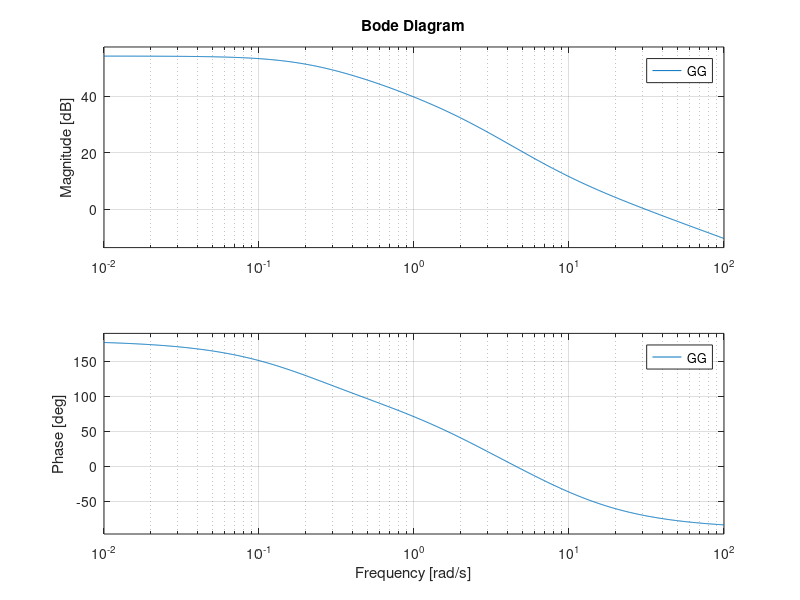
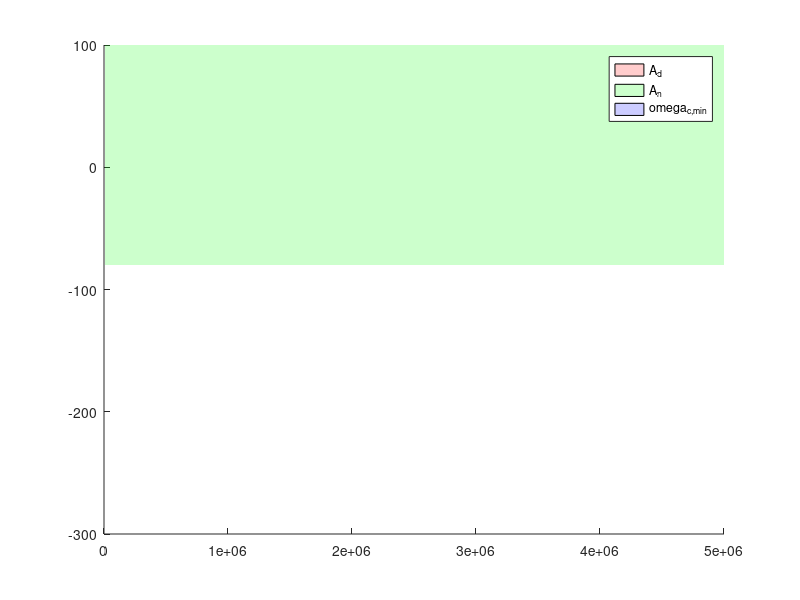

MATLAB code to generate these figures, in order: (Note: this script raises an error after producing the figures.)
%% Progetto Controlli Automatici T B1
% Barone Leonardo, Del Giudice Domenico, Galli Francesco, Guzzonato Leonardo

clear all; close all; clc;

%%%%%%%%%%%%%%%%%%%%%%%%%%%%%%%%%%%%%%%%%%%%%%%%%%%%%%%%
%%%%%%%%%%%%%%%% Paramentri Tecnologici %%%%%%%%%%%%%%%%
%%%%%%%%%%%%%%%%%%%%%%%%%%%%%%%%%%%%%%%%%%%%%%%%%%%%%%%%
r_s=1.7; %tasso riproduzione cellule suscettibili
r_r=1.4; %tasso riproduzione cellule resistenti
K=500; %num massimo cellule dell'ambiente
gamma=0.2; %costante di passaggio da r a s
beta=0.8; %costante di passaggio da s a r
alfa=0.5; %costante di mutazione a seguito del farmaco
m_s=0.95; %mortalità suscettibili
m_r=0.05; %mortalità resistenti
n_s_e=100; %equilibrio suscettibili
n_r_e=400; %equilibrio resistenti

u_e=0;
xe1=n_s_e;
xe2=n_r_e;




%%%%%%%%%%%%%%%%%%%%%%%%%%%%%%%%%%%%%%%%%%%%%%%%%%%%%%%%%%
%%%%%% Linearizzazione nell'intorno dell'equilibrio %%%%%%
%%%%%%%%%%%%%%%%%%%%%%%%%%%%%%%%%%%%%%%%%%%%%%%%%%%%%%%%%%
A=[r_s*(1-(2*xe1+xe2)/K)-m_s*u_e-beta-alfa*u_e, (r_s*xe1)/K+gamma;
    (r_r*xe2)/K+beta+alfa*u_e, r_r*(1-(xe1+2*xe2)/K)-m_r*u_e-gamma];
A
B=[-m_s*xe1-alfa*xe1; -m_r*xe2+alfa*xe1];
B
C=[0, 1];
C
D=0;
D




%%%%%%%%%%%%%%%%%%%%%%%%%%%%%
%%%%%%%%%% PUNTO 2 %%%%%%%%%%
%%%%%%%%%%%%%%%%%%%%%%%%%%%%%
%funzione di trasferimento
modello = ss(A,B,C,D);
GG = tf(modello);

GG
% Calcolo dei poli e degli zeri della funzione di trasferimento
p = pole(GG);
z = zero(GG);

% Stampa dei poli
fprintf('Poli della funzione di trasferimento:\n');
disp(p);

% Stampa degli zeri
fprintf('Zeri della funzione di trasferimento:\n');
disp(z);






%%%%%%%%%%%%%%%%%%%%%%%%%%%%%
%%%%%%%%%% PUNTO 3 %%%%%%%%%%
%%%%%%%%%%%%%%%%%%%%%%%%%%%%%
%% Patch specifiche
% 3.1 Errore a regime nullo 
WW = -110;
DD = -20;
e_star = 0;

% 3.2 Margine di fase
Mf_esp = 45;

% 3.3 Sovraelongazione percentuale massima 10%  
S_100_spec = 0.1;

% 3.4 Tempo d'assestamento al epsilon% = 5%
epsilon = 0.05;
T_star = 0.2;

% 3.5attenuazione disturbo sull'uscita
A_d = 45; %valore in Db
omega_d_min = 0;
omega_d_MAX = 0.1;

% attenuazione disturbo di misura
A_n = 80; %% valore in Db
omega_n_min = 5*10^3;
omega_n_MAX = 5*10^6;


%% Diagramma di Bode
figure(1);
bode(GG);
grid on, zoom on;

%3.2 scrivere calcolo specifiche S% => Margine di fase
logsq = (log(S_100_spec))^2;
xi = sqrt(logsq/(pi^2+logsq));
Mf_spec = xi*100;
% Uso 300 perchè ln(1/0.05) = circa 3, deriva dalla formula del punto 4.
omega_Ta_MAX = 300/(Mf_spec*T_star); 
omega_Ta_min = 1e-4; % lower bound per il plot

% Specifiche sovraelongazione (margine di fase)
omega_c_min = omega_Ta_MAX;
omega_c_MAX = omega_n_min;

phi_spec = Mf_spec - 180;
phi_low = -270; % lower bound per il plot

%% Patch specifiche
figure(2);
hold on;

% Specifiche su d
omega_plot_min = 1e-4;
omega_plot_max = 1e6;
Bnd_d_x = [omega_plot_min; omega_d_MAX; omega_d_MAX; omega_plot_min];
Bnd_d_y = [A_d;A_d;-100;-100];


% Specifiche su n (massima pulsazione di taglio)
Bnd_n_x = [omega_n_min; omega_n_MAX; omega_n_MAX; omega_n_min];
Bnd_n_y = [-A_n; -A_n; 100; 100];

% Specifiche tempo d'assestamento (minima pulsazione di taglio)
Bnd_Ta_x = [omega_Ta_min; omega_Ta_MAX; omega_Ta_MAX; omega_Ta_min];
Bnd_Ta_y = [0; 0; -300; -300];


patch(Bnd_d_x, Bnd_d_y,'r','FaceAlpha',0.2,'EdgeAlpha',0);
patch(Bnd_n_x, Bnd_n_y,'g','FaceAlpha',0.2,'EdgeAlpha',0);
patch(Bnd_Ta_x, Bnd_Ta_y,'b','FaceAlpha',0.2,'EdgeAlpha',0);

% Legenda colori
Legend_mag = ["A_d"; "A_n"; "\omega_{c,min}"; "G(j\omega)"];
legend(Legend_mag);

% Plot Bode con margini di stabilità
margin(GG, {omega_plot_min, omega_plot_max});
grid on; zoom on;

Bnd_Mf_x = [omega_c_min; omega_c_MAX; omega_c_MAX; omega_c_min];
Bnd_Mf_y = [phi_spec; phi_spec; phi_low; phi_low];
patch(Bnd_Mf_x, Bnd_Mf_y,'g','FaceAlpha',0.2,'EdgeAlpha',0);


% Legenda colori
Legend_arg = ["G(j\omega)"; "M_f"];
legend(Legend_arg);

% Imposta limiti sugli assi
xlim([1e-4, 1e6]); % Limiti della frequenza (asse X)
ylim([-200, 200]); % Limiti della magnitudine (asse Y)


%print('-depsc', 'bode_patch.eps');
%Fine figura 4: Diagramma di Bode con patch delle zone proibite 


%%%%%%%%%%%%%%%%%%%%%%%%%%%%%%%%%%%%%%%%%%%%%%%%%%%%
%%%%%%%%%%%%%%%% Regolatore statico %%%%%%%%%%%%%%%%
%%%%%%%%%%%%%%%%%%%%%%%%%%%%%%%%%%%%%%%%%%%%%%%%%%%%

%scrivere valore minimo prescritto per L(0)
mu_s = 1.5e4;

%scrivere guadagno minimo del regolatore ottenuto come L(0)/G(0)
G_0 = abs(evalfr(GG,0));
s=tf('s');
RR_s = (mu_s/G_0)/s; 
%RR_s = mu_s/s; 

% Sistema esteso
GG_e=RR_s*GG;

%% Diagrammi di Bode di Ge con specifiche
figure(3);
hold on;

%3.2 scrivere calcolo specifiche S% => Margine di fase
logsq = (log(S_100_spec))^2;
xi = sqrt(logsq/(pi^2+logsq));
Mf_spec = xi*100;

% Uso 300 perchè ln(1/0.05) = circa 3, deriva dalla formula del punto 4.
omega_Ta_MAX = 300/(Mf_spec*T_star); 
omega_Ta_min = 1e-4; % lower bound per il plot


% Specifiche su d
omega_plot_min = 1e-4;
omega_plot_max = 1e6;
Bnd_d_x = [omega_plot_min; omega_d_MAX; omega_d_MAX; omega_plot_min];
Bnd_d_y = [A_d;A_d;-100;-100];


% Specifiche su n (massima pulsazione di taglio)
Bnd_n_x = [omega_n_min; omega_n_MAX; omega_n_MAX; omega_n_min];
Bnd_n_y = [-A_n; -A_n; 100; 100];

% Specifiche tempo d'assestamento (minima pulsazione di taglio)
Bnd_Ta_x = [omega_Ta_min; omega_Ta_MAX; omega_Ta_MAX; omega_Ta_min];
Bnd_Ta_y = [0; 0; -300; -300];


patch(Bnd_d_x, Bnd_d_y,'r','FaceAlpha',0.2,'EdgeAlpha',0);
patch(Bnd_n_x, Bnd_n_y,'g','FaceAlpha',0.2,'EdgeAlpha',0);
patch(Bnd_Ta_x, Bnd_Ta_y,'b','FaceAlpha',0.2,'EdgeAlpha',0);

% Legenda colori
Legend_mag = ["A_d"; "A_n"; "\omega_{c,min}"; "G(j\omega)"];
legend(Legend_mag);

% Plot Bode con margini di stabilità
margin(GG_e, {omega_plot_min, omega_plot_max});
grid on; zoom on;

Bnd_Mf_x = [omega_c_min; omega_c_MAX; omega_c_MAX; omega_c_min];
Bnd_Mf_y = [phi_spec; phi_spec; phi_low; phi_low];
patch(Bnd_Mf_x, Bnd_Mf_y,'g','FaceAlpha',0.2,'EdgeAlpha',0);


% Specifiche sovraelongazione (margine di fase)
omega_c_min = omega_Ta_MAX;
omega_c_MAX = omega_n_min;

phi_spec = Mf_spec - 180;
phi_low = -270; % lower bound per il plot

% Legenda colori
Legend_arg = ["G(j\omega)"; "M_f"];
legend(Legend_arg);

% Imposta limiti sugli assi
xlim([1e-4, 1e6]); % Limiti della frequenza (asse X)
ylim([-200, 200]); % Limiti della magnitudine (asse Y)

print('-depsc', 'ge_bode_patch.eps');

%%%%%%%% FINE regolatore statico %%%%%%%%



